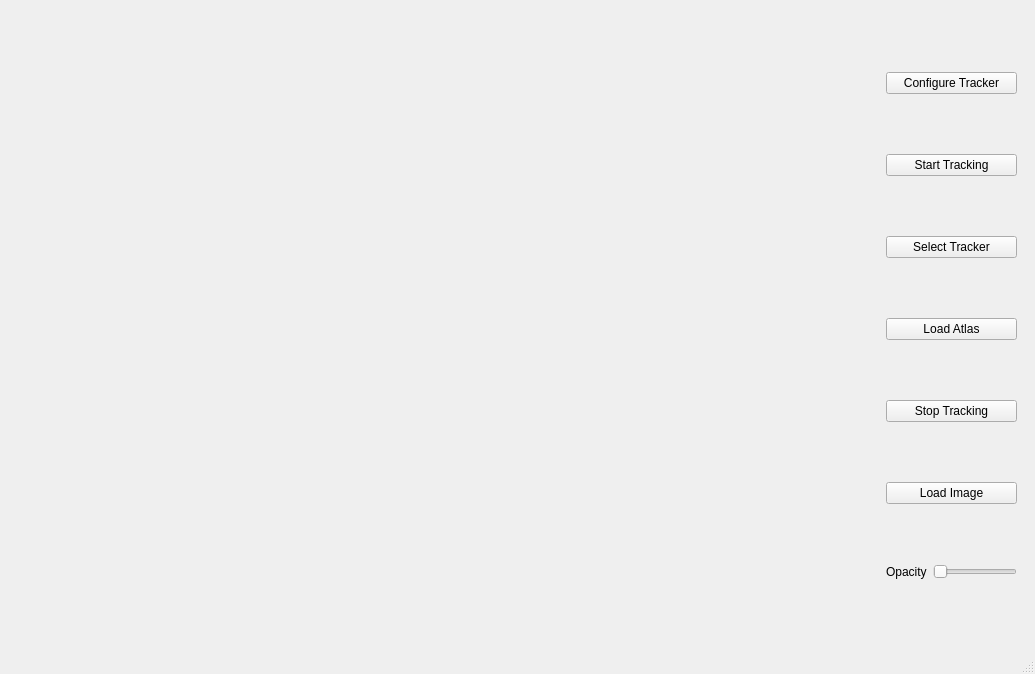
<?xml version="1.0" encoding="UTF-8"?>
<ui version="4.0">
 <class>MainWindow</class>
 <widget class="QMainWindow" name="MainWindow">
  <property name="geometry">
   <rect>
    <x>0</x>
    <y>0</y>
    <width>1035</width>
    <height>674</height>
   </rect>
  </property>
  <property name="windowTitle">
   <string>MainWindow</string>
  </property>
  <widget class="QWidget" name="centralwidget">
   <layout class="QHBoxLayout" name="horizontalLayout_3">
    <item>
     <widget class="QWidget" name="horizontalWidget" native="true">
      <layout class="QHBoxLayout" name="horizontalLayout">
       <item>
        <layout class="QVBoxLayout" name="verticalLayout">
         <item>
          <widget class="QVTKWidget" name="axialWidget"/>
         </item>
         <item>
          <widget class="QVTKWidget" name="sagittalWidget"/>
         </item>
        </layout>
       </item>
       <item>
        <layout class="QVBoxLayout" name="verticalLayout_2">
         <item>
          <widget class="QVTKWidget" name="coronalWidget"/>
         </item>
         <item>
          <widget class="QVTKWidget" name="threeDWidget"/>
         </item>
        </layout>
       </item>
      </layout>
     </widget>
    </item>
    <item>
     <widget class="QWidget" name="verticalWidget" native="true">
      <property name="sizePolicy">
       <sizepolicy hsizetype="Maximum" vsizetype="Preferred">
        <horstretch>0</horstretch>
        <verstretch>0</verstretch>
       </sizepolicy>
      </property>
      <layout class="QVBoxLayout" name="verticalLayout_3">
       <item>
        <widget class="QPushButton" name="config_Tracker_Btn">
         <property name="text">
          <string>Configure Tracker</string>
         </property>
        </widget>
       </item>
       <item>
        <widget class="QPushButton" name="start_Tracking_Btn">
         <property name="text">
          <string>Start Tracking</string>
         </property>
        </widget>
       </item>
       <item>
        <widget class="QPushButton" name="sel_Tracker_Btn">
         <property name="text">
          <string>Select Tracker</string>
         </property>
        </widget>
       </item>
       <item>
        <widget class="QPushButton" name="load_Atlas_Btn">
         <property name="text">
          <string>Load Atlas</string>
         </property>
        </widget>
       </item>
       <item>
        <widget class="QPushButton" name="stop_Tracking_Btn">
         <property name="text">
          <string>Stop Tracking</string>
         </property>
        </widget>
       </item>
       <item>
        <widget class="QPushButton" name="load_Image_Btn">
         <property name="text">
          <string>Load Image</string>
         </property>
        </widget>
       </item>
       <item>
        <layout class="QHBoxLayout" name="horizontalLayout_2">
         <item>
          <widget class="QLabel" name="label">
           <property name="text">
            <string>Opacity</string>
           </property>
          </widget>
         </item>
         <item>
          <widget class="QSlider" name="opacity_Slider">
           <property name="orientation">
            <enum>Qt::Horizontal</enum>
           </property>
          </widget>
         </item>
        </layout>
       </item>
      </layout>
     </widget>
    </item>
   </layout>
  </widget>
  <widget class="QMenuBar" name="menubar">
   <property name="geometry">
    <rect>
     <x>0</x>
     <y>0</y>
     <width>1035</width>
     <height>30</height>
    </rect>
   </property>
  </widget>
  <widget class="QStatusBar" name="statusbar"/>
 </widget>
 <customwidgets>
  <customwidget>
   <class>QVTKWidget</class>
   <extends>QWidget</extends>
   <header>QVTKWidget.h</header>
  </customwidget>
 </customwidgets>
 <resources/>
 <connections/>
</ui>
